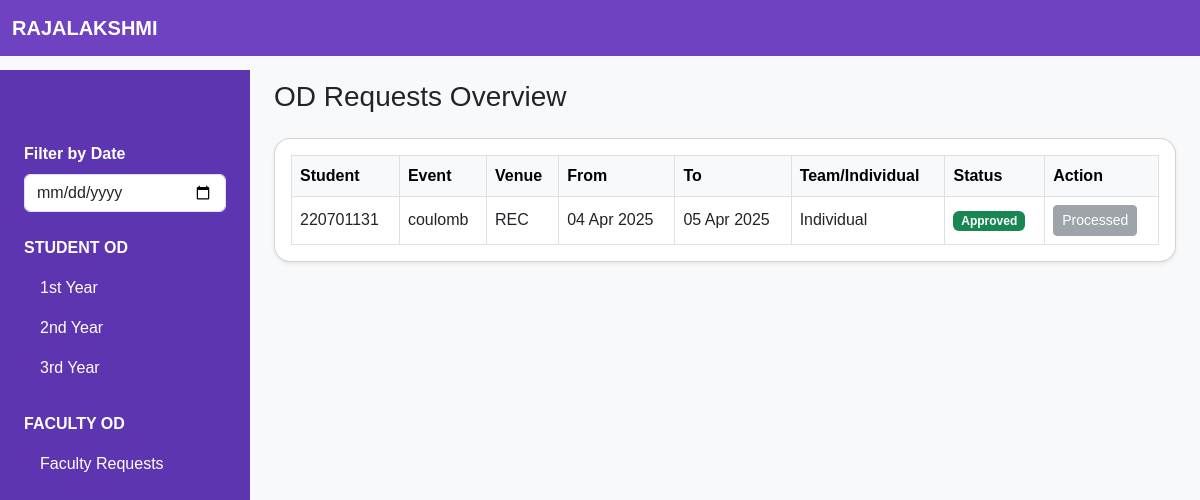
The page /faculty/hod-home on the database as committed earlier.
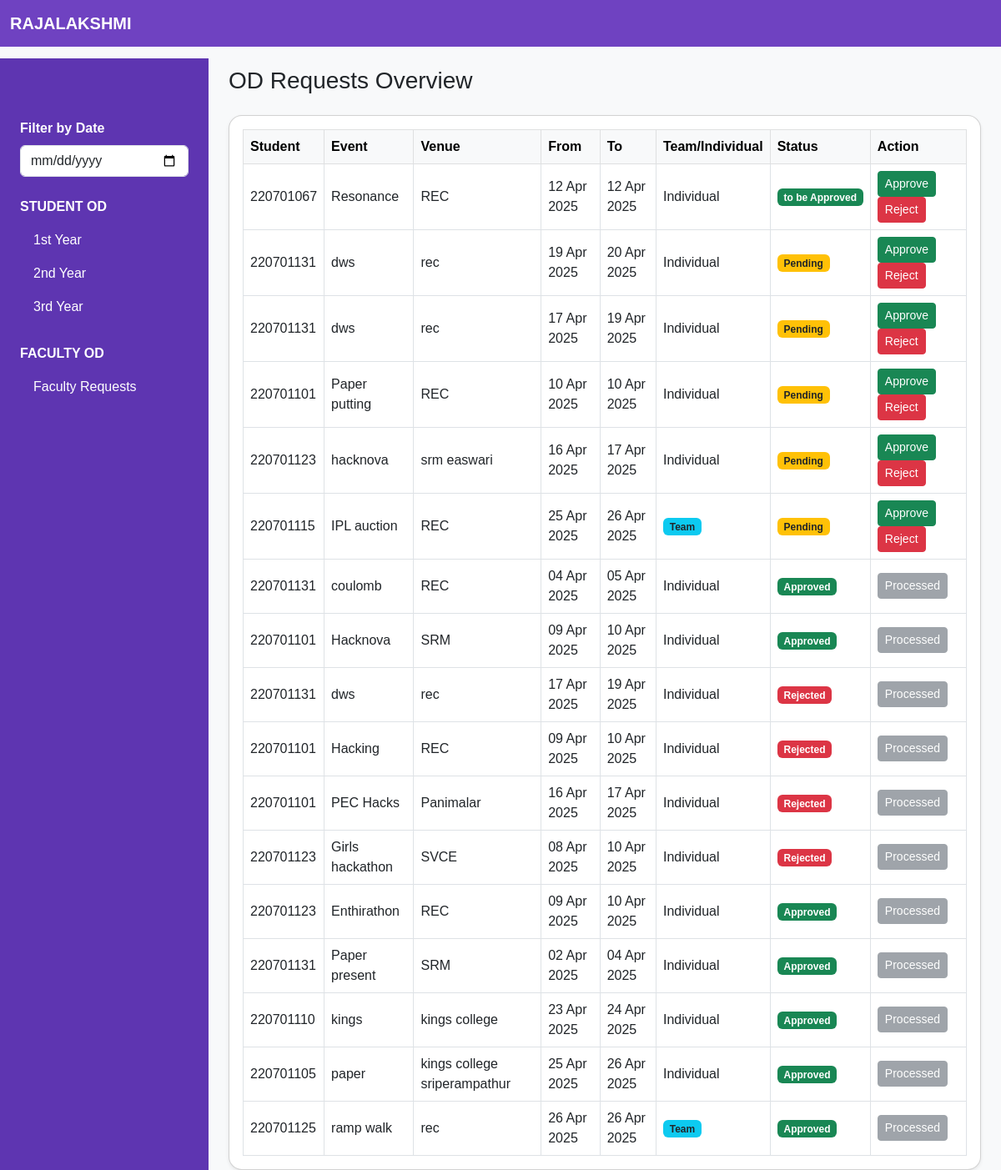
The same page on the database as committed later.
### student/models.py (models this page shows, shortened)
class student_OD(models.Model):
    student = models.ForeignKey(Student, related_name='ODs', on_delete=models.CASCADE)
    ClassOf = models.ForeignKey(Class, related_name='ODs', on_delete=models.CASCADE)
    eventName = models.CharField(max_length=50)
    eventType = models.CharField(max_length=50)
    venue = models.CharField(max_length=50)
    proof = models.FileField(upload_to='proofs/', blank=True, null=True)
    start_date = models.DateField()
    end_date = models.DateField()
    isTeam = models.BooleanField(default=False)
    teammates = models.ManyToManyField(Student, related_name='teammates', blank=True)
    class_incharge = models.ForeignKey(Faculty, related_name='OD_to_be_approve', on_delete=models.CASCADE)
    class_incharge_approval = models.BooleanField(default=False)
    OD_rejection = models.BooleanField(default=False)
    academic_head_approval = models.BooleanField(default=False)
    hod_approval = models.BooleanField(default=False)

class Student(models.Model):
    user = models.OneToOneField(User, on_delete=models.CASCADE)
    roll_number = models.CharField(max_length=10)
    department = models.CharField(max_length=50,default="CSE")
    section = models.CharField(max_length=10,default="A")
    year = models.IntegerField(default="2")

### faculty/views.py (the view)
# urls.py: path('hod-home',views.hod_home,name='hod_home'),
def hod_home(request):
    filter_date = request.GET.get('date')
    content = {}
    if filter_date:
        from datetime import datetime
        filter_date = datetime.strptime(filter_date, '%Y-%m-%d').date()
        od_requests = student_OD.objects.filter(hod_approval=False, OD_rejection=False,start_date__lte=filter_date,end_date__gte=filter_date)
        pending_od_requests = student_OD.objects.filter(academic_head_approval=False,OD_rejection=False,start_date__lte=filter_date,end_date__gte=filter_date)
        pending_od_requests |= student_OD.objects.filter(class_incharge_approval=False,OD_rejection=False,start_date__lte=filter_date,end_date__gte=filter_date)
        processed_od_requests = student_OD.objects.filter(hod_approval=True,start_date__lte=filter_date,end_date__gte=filter_date)
        processed_od_requests |= student_OD.objects.filter(OD_rejection=True,start_date__lte=filter_date,end_date__gte=filter_date)
        content = {
            'od_requests': od_requests,
            'pending_od_requests': pending_od_requests,
            'processed_od_requests': processed_od_requests,
        }
    else:
        od_requests = student_OD.objects.filter(academic_head_approval=True, hod_approval=False,OD_rejection=False)
        pending_od_requests = student_OD.objects.filter(academic_head_approval=False,hod_approval=False,OD_rejection=False)
        pending_od_requests |= student_OD.objects.filter(class_incharge_approval=False,hod_approval=False,OD_rejection=False)
        processed_od_requests = student_OD.objects.filter(hod_approval=True)
        processed_od_requests |= student_OD.objects.filter(OD_rejection=True)
        content = {
            'od_requests': od_requests,
            'pending_od_requests': pending_od_requests,
            'processed_od_requests': processed_od_requests,
        }
    return render(request, 'hod-home.html',content)

### faculty/templates/hod-home.html (shortened to what the changed rows need)
{% extends 'hod-side-navbar.html' %}
{% load static %}
{% block maincontent %}
<div class="card shadow-sm rounded-4 p-3 bg-white">
  <div class="table-responsive">
    <table class="table align-middle table-bordered mb-0">
      <thead class="table-light">
        <tr>
          <th>Student</th>
          <th>Event</th>
          <th>Venue</th>
          <th>From</th>
          <th>To</th>
          <th>Team/Individual</th>
          <th>Status</th>
          <th>Action</th>
        </tr>
      </thead>
      <tbody>
        {% for od in od_requests %}
            <tr id="od-{{od.id}}" >
                <td>{{od.student.user.username}}</td>
                <td>{{od.eventName}}</td>
                <td>{{od.venue}}</td>
                <td>{{od.start_date | date:"d M Y"}}</td>
                <td>{{od.end_date | date:"d M Y"}}</td>
                {% if od.isTeam %}
                <td>
                <span
                  tabindex="0"
                  class="badge bg-info text-dark"
                  role="button"
                  data-bs-toggle="popover"
                  data-bs-trigger="hover focus"
                  data-bs-html="true"
                  title="Teammates"
                  data-bs-content="{% for mate in od.teammates.all %}{{ mate.user.username }}<br>{% endfor %}"
                >
                  Team
                </span>
              </td>
                {% else %}
                  <td>Individual</td>
                {% endif %}
                <td><span class="badge bg-success">to be Approved</span></td>
                <td>
                <button class="btn btn-success btn-sm" onclick="handleOdRequest({{od.id}},'approve')" data-url="{% url 'process_od' 1 'approve' %}">Approve</button>
                <button class="btn btn-danger btn-sm" onclick="handleOdRequest({{od.id}},'reject')" data-url="{% url 'process_od' 1 'approve' %}">Reject</button>
                </td>
            </tr>
        {% endfor %}
        {% for od in pending_od_requests %}
            <tr id="od-{{od.id}}" >
                <td>{{od.student.user.username}}</td>
                <td>{{od.eventName}}</td>
                <td>{{od.venue}}</td>
                <td>{{od.start_date | date:"d M Y"}}</td>
                <td>{{od.end_date | date:"d M Y"}}</td>
                {% if od.isTeam %}
                  <td><span
                    tabindex="0"
                    class="badge bg-info text-dark"
                    role="button"
                    data-bs-toggle="popover"
                    data-bs-trigger="hover focus"
                    data-bs-html="true"
                    title="Teammates"
                    data-bs-content="{% for mate in od.teammates.all %}{{ mate.user.username }}<br>{% endfor %}"
                  >
                    Team
                  </span></td>
                {% else %}
                  <td>Individual</td>
                {% endif %}
                <td><span class="badge bg-warning text-dark">Pending</span></td>
                <td>
                <button class="btn btn-success btn-sm" onclick="handleOdRequest({{od.id}},'approve')" data-url="{% url 'process_od' 1 'approve' %}">Approve</button>
                <button class="btn btn-danger btn-sm" onclick="handleOdRequest({{od.id}},'reject')" data-url="{% url 'process_od' 1 'approve' %}">Reject</button>
                </td>
            </tr>
        {% endfor %}
        {% for od in processed_od_requests %}
            <tr id="od-{{od.id}}" >
                <td>{{od.student.user.username}}</td>
                <td>{{od.eventName}}</td>
                <td>{{od.venue}}</td>
                <td>{{od.start_date | date:"d M Y"}}</td>
                <td>{{od.end_date | date:"d M Y"}}</td>
                {% if od.isTeam %}
                  <td><span
                    tabindex="0"
                    class="badge bg-info text-dark"
                    role="button"
                    data-bs-toggle="popover"
                    data-bs-trigger="hover focus"
                    data-bs-html="true"
                    title="Teammates"
                    data-bs-content="{% for mate in od.teammates.all %}{{ mate.user.username }}<br>{% endfor %}"
                  >
                    Team
                  </span></td>
                {% else %}
                  <td>Individual</td>
                {% endif %}
                {% if od.hod_approval %}
                  <td><span class="badge bg-success">Approved</span></td>
                {% else %}
                  <td><span class="badge bg-danger">Rejected</span></td>
                {% endif %}
                <td>
                  <button class="btn btn-secondary btn-sm" disabled>Processed</button>
                </td>
            </tr>
        {% endfor %}
      </tbody>
    </table>
  </div>
</div>
{% endblock %}

Rows that differ between the two databases and show on the page:
added student_OD: student.user.username "220701067", eventName "Resonance", venue "REC", start_date "12 Apr 2025", end_date "12 Apr 2025", isTeam "Individual", shown under "OD Requests Overview"
added student_OD: student.user.username "220701131", eventName "dws", venue "rec", start_date "19 Apr 2025", end_date "20 Apr 2025", isTeam "Individual"
added student_OD: student.user.username "220701131", eventName "dws", venue "rec", start_date "17 Apr 2025", end_date "19 Apr 2025", isTeam "Individual"
added student_OD: student.user.username "220701101", eventName "Paper putting", venue "REC", start_date "10 Apr 2025", end_date "10 Apr 2025", isTeam "Individual"
added student_OD: student.user.username "220701123", eventName "hacknova", venue "srm easwari", start_date "16 Apr 2025", end_date "17 Apr 2025", isTeam "Individual"
added student_OD: student.user.username "220701115", eventName "IPL auction", venue "REC", start_date "25 Apr 2025", end_date "26 Apr 2025"
added student_OD: student.user.username "220701101", eventName "Hacknova", venue "SRM", start_date "09 Apr 2025", end_date "10 Apr 2025", isTeam "Individual", hod_approval "Approved"
added student_OD: student.user.username "220701131", eventName "dws", venue "rec", start_date "17 Apr 2025", end_date "19 Apr 2025", isTeam "Individual", hod_approval "Rejected"
added student_OD: student.user.username "220701101", eventName "Hacking", venue "REC", start_date "09 Apr 2025", end_date "10 Apr 2025", isTeam "Individual", hod_approval "Rejected"
added student_OD: student.user.username "220701101", eventName "PEC Hacks", venue "Panimalar", start_date "16 Apr 2025", end_date "17 Apr 2025", isTeam "Individual", hod_approval "Rejected"
added student_OD: student.user.username "220701123", eventName "Girls hackathon", venue "SVCE", start_date "08 Apr 2025", end_date "10 Apr 2025", isTeam "Individual", hod_approval "Rejected"
added student_OD: student.user.username "220701123", eventName "Enthirathon", venue "REC", start_date "09 Apr 2025", end_date "10 Apr 2025", isTeam "Individual", hod_approval "Approved"
added student_OD: student.user.username "220701131", eventName "Paper present", venue "SRM", start_date "02 Apr 2025", end_date "04 Apr 2025", isTeam "Individual", hod_approval "Approved"
added student_OD: student.user.username "220701110", eventName "kings", venue "kings college", start_date "23 Apr 2025", end_date "24 Apr 2025", isTeam "Individual", hod_approval "Approved"
added student_OD: student.user.username "220701105", eventName "paper", venue "kings college sriperampathur", start_date "25 Apr 2025", end_date "26 Apr 2025", isTeam "Individual", hod_approval "Approved"
added student_OD: student.user.username "220701125", eventName "ramp walk", venue "rec", start_date "26 Apr 2025", end_date "26 Apr 2025", hod_approval "Approved"
